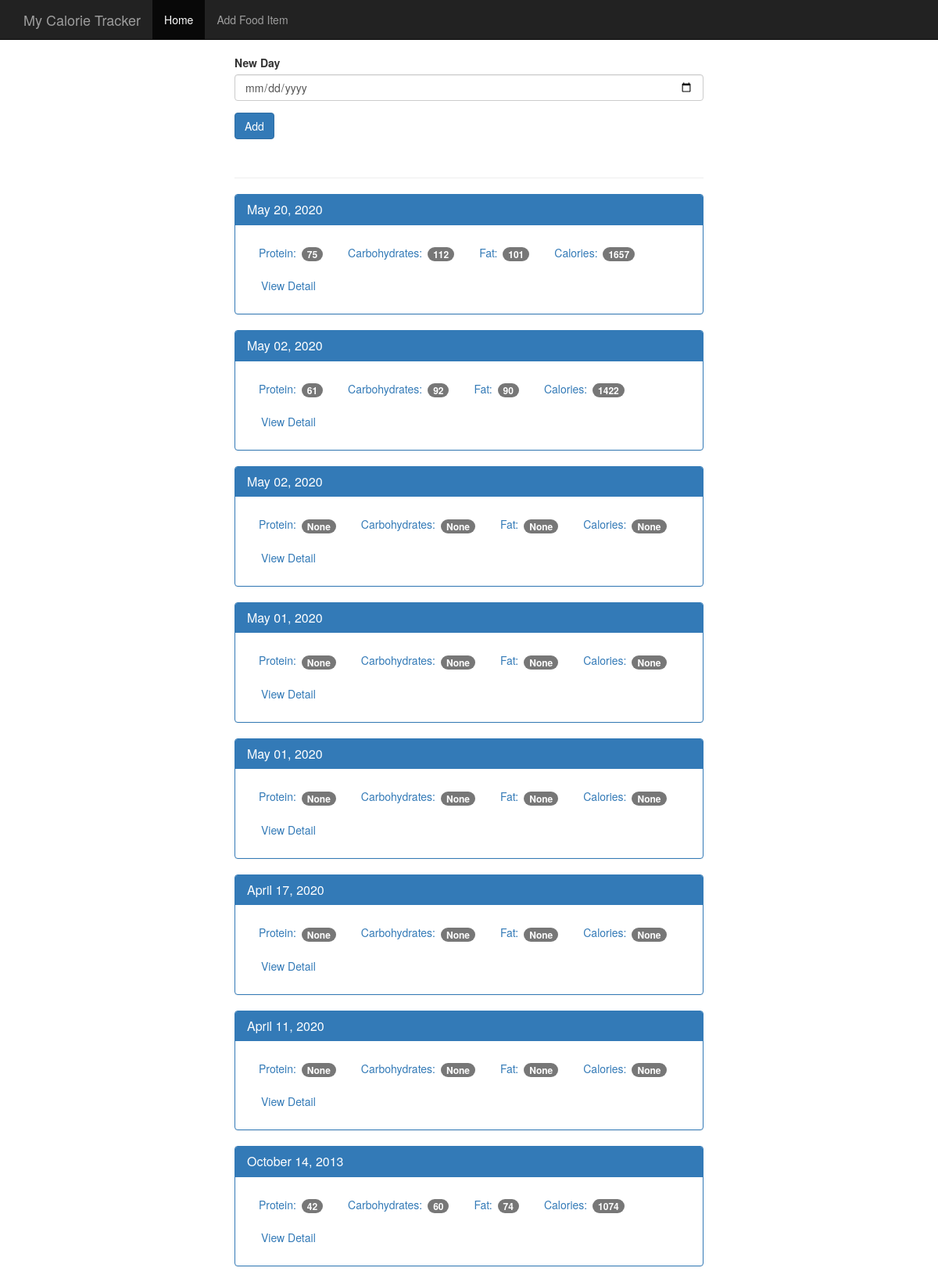
The page / on the database its author committed.
### tables this page shows
CREATE TABLE log_date (
    id integer primary key autoincrement,
    entry_date date not null
);

### app.py (the view)
@app.route('/', methods=['POST', 'GET'])
def index():
    db = get_db()
    if request.method == 'POST':
        date = request.form['date']
        dt = datetime.strptime(date, '%Y-%m-%d')
        database_date = datetime.strftime(dt, '%Y%m%d')
        db.execute('insert into log_date (entry_date) values(?)', [database_date])
        db.commit()
    cur = db.execute('''select log_date.entry_date, sum(food.protein) as protein, sum(food.carbohydrates) as carbohydrates, sum(food.fat) as fat, sum(food.calories) as calories
                            from log_date
                            left join food_date on food_date.log_date_id = log_date.id
                            left join food on food.id = food_date.food_id
                            group by log_date.id order by log_date.entry_date desc''')
    results = cur.fetchall()
    date_results = []
    for i in results:
        single_date = {}
        single_date['entry_date'] = i['entry_date']
        single_date['protein'] = i['protein']
        single_date['carbohydrates'] = i['carbohydrates']
        single_date['fat'] = i['fat']
        single_date['calories'] = i['calories']
        d = datetime.strptime(str(i['entry_date']), '%Y%m%d')
        single_date['pretty_date'] = datetime.strftime(d, '%B %d, %Y')
        date_results.append(single_date)
        print(single_date)
    return render_template('home.html', results=date_results)

### database_connect.py (called while the page is built)
def connect_db():
    sql = sqlite3.connect('sqlite3/food_log.db')
    sql.row_factory = sqlite3.Row
    return sql

def get_db():
    if not hasattr(g, 'sqlite_db'):
        g.sqlite_db = connect_db()
    return g.sqlite_db

### templates/home.html
{% extends "base.html" %}
{% block body %}
    <nav class="navbar navbar-inverse navbar-fixed-top">
      <div class="container">
        <div class="navbar-header">
          <a class="navbar-brand" href="{{ url_for('index') }}">My Calorie Tracker</a>
        </div>
        <div id="navbar" class="navbar-collapse collapse">
          <ul class="nav navbar-nav">
            <li class="active"><a href="{{ url_for('index') }}">Home</a></li>
            <li><a href="{{ url_for('food') }}">Add Food Item</a></li>
          </ul>
        </div>
      </div>
    </nav>
    <div class="container theme-showcase col-sm-6 col-sm-offset-3" role="main">
      <div class="row">
        <div>
          <form method="POST" action="/">
            <div class="form-group">
              <label for="new-day">New Day</label>
              <input type="date" class="form-control" name="date" id="new-day">
            </div>
            <button type="submit" class="btn btn-primary">Add</button>
          </form>
          <div class="page-header"></div>
          {% for r in results %}
          <div class="panel panel-primary">
            <div class="panel-heading">
              <h3 class="panel-title">{{ r.pretty_date }}</h3>
            </div>
            <div class="panel-body">
              <ul class="nav nav-pills" role="tablist">
                <li><a>Protein: <span class="badge">{{ r.protein }}</span></a></li>
                <li><a>Carbohydrates: <span class="badge">{{ r.carbohydrates }}</span></a></li>
                <li><a>Fat: <span class="badge">{{ r.fat }}</span></a></li>
                <li><a>Calories: <span class="badge">{{ r.calories }}</span></a></li>
                <li><a href="{{ url_for('view', date=r.entry_date) }}" type="button" class="btn btn-link">View Detail</a></li>
              </ul>
            </div>
          </div>
          {% endfor %}
        </div>
      </div>
    </div>
{% endblock %}

### templates/base.html (shortened to what this page needs)
<!DOCTYPE html>
<html lang="en">
  <head>
    <link href="{{ url_for('static', filename='bootstrap.min.css') }}" rel="stylesheet">
    <link href="{{ url_for('static', filename='theme.css') }}" rel="stylesheet">
  </head>
  <body>
  {% block body %}{% endblock %}
  </body>
</html>

### static/theme.css (style rules this page uses)
body { padding-top: 70px; padding-bottom: 30px; }

### rows shown on the page
log_date: pretty_date "May 20, 2020", protein "75", carbohydrates "112", fat "101", calories "1657"
log_date: pretty_date "May 02, 2020", protein "61", carbohydrates "92", fat "90", calories "1422"
log_date: pretty_date "May 02, 2020", protein "None", carbohydrates "None", fat "None", calories "None"
log_date: pretty_date "May 01, 2020", protein "None", carbohydrates "None", fat "None", calories "None"
log_date: pretty_date "May 01, 2020", protein "None", carbohydrates "None", fat "None", calories "None"
log_date: pretty_date "April 17, 2020", protein "None", carbohydrates "None", fat "None", calories "None"
log_date: pretty_date "April 11, 2020", protein "None", carbohydrates "None", fat "None", calories "None"
log_date: pretty_date "October 14, 2013", protein "42", carbohydrates "60", fat "74", calories "1074"
